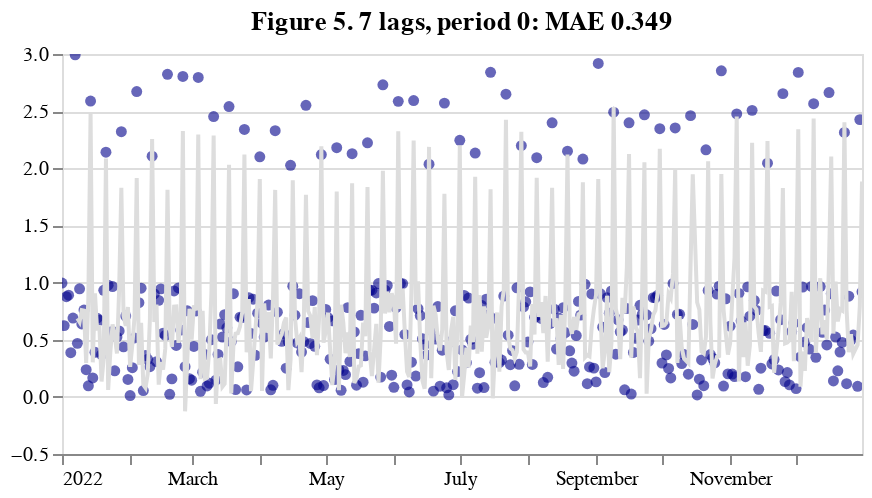

Notebook cell for this chart:
### Code cell
stage5

### Figure 1 — Vega-Lite specification as saved in the notebook (floating-point values rounded to 4 significant figures; data arrays with more than 128 entries replaced by an {"elided": "..."} marker saying what was removed)
{"config": {"view": {"continuousWidth": 400, "continuousHeight": 300}}, "layer": [{"mark": {"type": "circle", "color": "darkblue", "opacity": 0.6}, "encoding": {"tooltip": {"type": "temporal", "field": "t"}, "x": {"type": "temporal", "axis": {"grid": false, "ticks": true}, "field": "t", "title": ""}, "y": {"type": "quantitative", "axis": {"domain": false, "grid": true, "ticks": true}, "field": "y", "scale": {"zero": false}, "title": ""}}, "height": 200, "selection": {"selector006": {"type": "interval", "bind": "scales"}}, "title": "", "width": 400}, {"mark": {"type": "line", "color": "t"}, "encoding": {"x": {"type": "temporal", "axis": {"grid": false, "ticks": true}, "field": "t", "title": ""}, "y": {"type": "quantitative", "axis": {"domain": false, "grid": true, "ticks": true}, "field": "y_hat", "scale": {"zero": false}, "title": ""}}, "height": 200, "title": "Figure 5. 7 lags, period 0: MAE 0.349", "width": 400}], "data": {"name": "data-0381f859545cf61fd1b32fed3c3bd645"}, "$schema": "https://vega.github.io/schema/vega-lite/v4.8.1.json", "datasets": {"data-0381f859545cf61fd1b32fed3c3bd645": {"elided": "360 records"}}}
